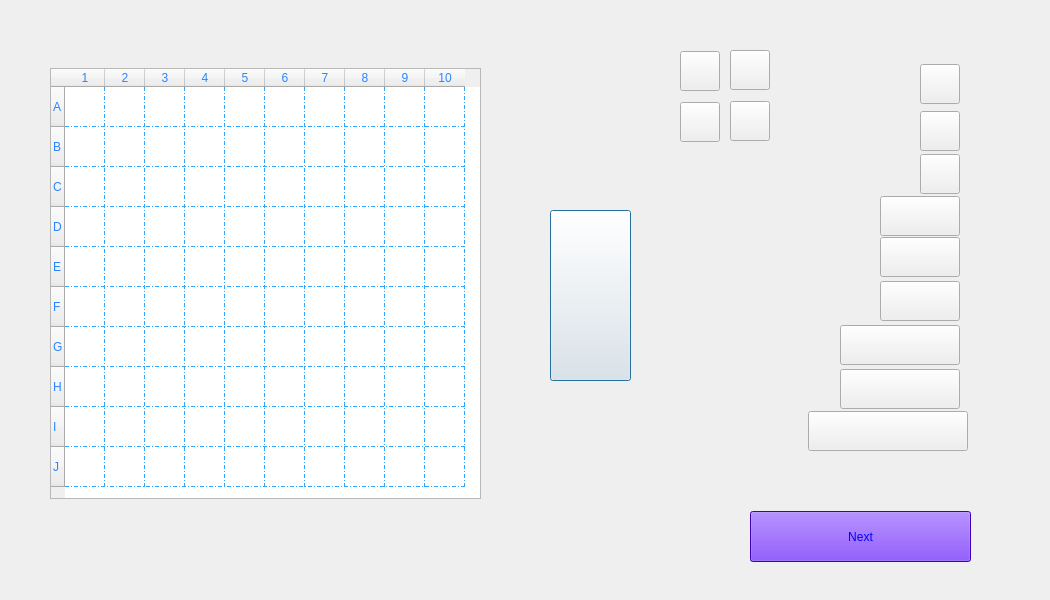
<?xml version="1.0" encoding="UTF-8"?>
<ui version="4.0">
 <class>DialogServerSetGameBoard</class>
 <widget class="QDialog" name="DialogServerSetGameBoard">
  <property name="geometry">
   <rect>
    <x>0</x>
    <y>0</y>
    <width>1050</width>
    <height>600</height>
   </rect>
  </property>
  <property name="windowTitle">
   <string>Dialog</string>
  </property>
  <property name="styleSheet">
   <string notr="true">background-image: url(:/Recommended Source Files/Recommended Source Files/Images/Back.jpg);</string>
  </property>
  <widget class="QPushButton" name="randomSetButton">
   <property name="geometry">
    <rect>
     <x>550</x>
     <y>210</y>
     <width>81</width>
     <height>171</height>
    </rect>
   </property>
   <property name="styleSheet">
    <string notr="true">background-image: url(:/Recommended Source Files/Recommended Source Files/Images/WhiteBackG.png);
image: url(:/Recommended Source Files/Recommended Source Files/Images/flesh.png);</string>
   </property>
   <property name="text">
    <string/>
   </property>
  </widget>
  <widget class="DraggableButton" name="airDefance1">
   <property name="geometry">
    <rect>
     <x>730</x>
     <y>101</y>
     <width>40</width>
     <height>40</height>
    </rect>
   </property>
   <property name="styleSheet">
    <string notr="true">image: url(:/Recommended Source Files/Recommended Source Files/Images/airDefense.png);</string>
   </property>
   <property name="text">
    <string/>
   </property>
   <property name="iconSize">
    <size>
     <width>40</width>
     <height>40</height>
    </size>
   </property>
  </widget>
  <widget class="GameBoard" name="tableWidget">
   <property name="enabled">
    <bool>true</bool>
   </property>
   <property name="geometry">
    <rect>
     <x>50</x>
     <y>68</y>
     <width>431</width>
     <height>431</height>
    </rect>
   </property>
   <property name="sizePolicy">
    <sizepolicy hsizetype="Preferred" vsizetype="Minimum">
     <horstretch>0</horstretch>
     <verstretch>0</verstretch>
    </sizepolicy>
   </property>
   <property name="minimumSize">
    <size>
     <width>381</width>
     <height>411</height>
    </size>
   </property>
   <property name="acceptDrops">
    <bool>true</bool>
   </property>
   <property name="accessibleDescription">
    <string/>
   </property>
   <property name="styleSheet">
    <string notr="true">font: 15pt &quot;BYRIL_Sea_Battle2&quot;;

color: rgb(41, 134, 255);

selection-background-color: rgb(0, 170, 255);

gridline-color: rgb(48, 165, 255);</string>
   </property>
   <property name="frameShape">
    <enum>QFrame::StyledPanel</enum>
   </property>
   <property name="lineWidth">
    <number>0</number>
   </property>
   <property name="verticalScrollBarPolicy">
    <enum>Qt::ScrollBarAlwaysOff</enum>
   </property>
   <property name="horizontalScrollBarPolicy">
    <enum>Qt::ScrollBarAlwaysOff</enum>
   </property>
   <property name="autoScroll">
    <bool>false</bool>
   </property>
   <property name="dragEnabled">
    <bool>true</bool>
   </property>
   <property name="dragDropMode">
    <enum>QAbstractItemView::DragDrop</enum>
   </property>
   <property name="defaultDropAction">
    <enum>Qt::MoveAction</enum>
   </property>
   <property name="selectionMode">
    <enum>QAbstractItemView::NoSelection</enum>
   </property>
   <property name="iconSize">
    <size>
     <width>40</width>
     <height>40</height>
    </size>
   </property>
   <property name="gridStyle">
    <enum>Qt::DashDotLine</enum>
   </property>
   <property name="cornerButtonEnabled">
    <bool>false</bool>
   </property>
   <property name="rowCount">
    <number>10</number>
   </property>
   <property name="columnCount">
    <number>10</number>
   </property>
   <attribute name="horizontalHeaderCascadingSectionResizes">
    <bool>false</bool>
   </attribute>
   <attribute name="horizontalHeaderMinimumSectionSize">
    <number>40</number>
   </attribute>
   <attribute name="horizontalHeaderDefaultSectionSize">
    <number>40</number>
   </attribute>
   <attribute name="verticalHeaderMinimumSectionSize">
    <number>40</number>
   </attribute>
   <attribute name="verticalHeaderDefaultSectionSize">
    <number>40</number>
   </attribute>
   <row>
    <property name="text">
     <string>A</string>
    </property>
    <property name="font">
     <font>
      <fontweight>Thin</fontweight>
     </font>
    </property>
   </row>
   <row>
    <property name="text">
     <string>B</string>
    </property>
   </row>
   <row>
    <property name="text">
     <string>C</string>
    </property>
   </row>
   <row>
    <property name="text">
     <string>D</string>
    </property>
   </row>
   <row>
    <property name="text">
     <string>E</string>
    </property>
   </row>
   <row>
    <property name="text">
     <string>F</string>
    </property>
   </row>
   <row>
    <property name="text">
     <string>G</string>
    </property>
   </row>
   <row>
    <property name="text">
     <string>H</string>
    </property>
   </row>
   <row>
    <property name="text">
     <string>I</string>
    </property>
   </row>
   <row>
    <property name="text">
     <string>J</string>
    </property>
   </row>
   <column/>
   <column/>
   <column/>
   <column/>
   <column/>
   <column/>
   <column/>
   <column/>
   <column/>
   <column/>
   <item row="0" column="0">
    <property name="text">
     <string/>
    </property>
   </item>
  </widget>
  <widget class="DraggableButton" name="airDefance2">
   <property name="geometry">
    <rect>
     <x>680</x>
     <y>102</y>
     <width>40</width>
     <height>40</height>
    </rect>
   </property>
   <property name="styleSheet">
    <string notr="true">image: url(:/Recommended Source Files/Recommended Source Files/Images/airDefense.png);</string>
   </property>
   <property name="text">
    <string/>
   </property>
   <property name="iconSize">
    <size>
     <width>40</width>
     <height>40</height>
    </size>
   </property>
  </widget>
  <widget class="DraggableButton" name="mine1">
   <property name="geometry">
    <rect>
     <x>730</x>
     <y>50</y>
     <width>40</width>
     <height>40</height>
    </rect>
   </property>
   <property name="styleSheet">
    <string notr="true">image: url(:/Recommended Source Files/Recommended Source Files/Images/mine2.png);</string>
   </property>
   <property name="text">
    <string/>
   </property>
   <property name="iconSize">
    <size>
     <width>40</width>
     <height>40</height>
    </size>
   </property>
  </widget>
  <widget class="DraggableButton" name="ship41">
   <property name="geometry">
    <rect>
     <x>808</x>
     <y>411</y>
     <width>160</width>
     <height>40</height>
    </rect>
   </property>
   <property name="styleSheet">
    <string notr="true">image: url(:/Recommended Source Files/Recommended Source Files/Images/ship4.PNG);
</string>
   </property>
   <property name="text">
    <string/>
   </property>
   <property name="iconSize">
    <size>
     <width>160</width>
     <height>40</height>
    </size>
   </property>
  </widget>
  <widget class="DraggableButton" name="ship31">
   <property name="geometry">
    <rect>
     <x>840</x>
     <y>325</y>
     <width>120</width>
     <height>40</height>
    </rect>
   </property>
   <property name="styleSheet">
    <string notr="true">image: url(:/Recommended Source Files/Recommended Source Files/Images/ship3.PNG);</string>
   </property>
   <property name="text">
    <string/>
   </property>
   <property name="iconSize">
    <size>
     <width>120</width>
     <height>40</height>
    </size>
   </property>
  </widget>
  <widget class="DraggableButton" name="ship12">
   <property name="geometry">
    <rect>
     <x>920</x>
     <y>111</y>
     <width>40</width>
     <height>40</height>
    </rect>
   </property>
   <property name="styleSheet">
    <string notr="true">image: url(:/Recommended Source Files/Recommended Source Files/Images/ship1.PNG);</string>
   </property>
   <property name="text">
    <string/>
   </property>
   <property name="iconSize">
    <size>
     <width>40</width>
     <height>40</height>
    </size>
   </property>
  </widget>
  <widget class="DraggableButton" name="ship22">
   <property name="geometry">
    <rect>
     <x>880</x>
     <y>237</y>
     <width>80</width>
     <height>40</height>
    </rect>
   </property>
   <property name="styleSheet">
    <string notr="true">image: url(:/Recommended Source Files/Recommended Source Files/Images/ship2.PNG);</string>
   </property>
   <property name="text">
    <string/>
   </property>
   <property name="iconSize">
    <size>
     <width>80</width>
     <height>40</height>
    </size>
   </property>
  </widget>
  <widget class="DraggableButton" name="ship21">
   <property name="geometry">
    <rect>
     <x>880</x>
     <y>196</y>
     <width>80</width>
     <height>40</height>
    </rect>
   </property>
   <property name="styleSheet">
    <string notr="true">image: url(:/Recommended Source Files/Recommended Source Files/Images/ship2.PNG);</string>
   </property>
   <property name="text">
    <string/>
   </property>
   <property name="iconSize">
    <size>
     <width>80</width>
     <height>40</height>
    </size>
   </property>
  </widget>
  <widget class="DraggableButton" name="ship32">
   <property name="geometry">
    <rect>
     <x>840</x>
     <y>369</y>
     <width>120</width>
     <height>40</height>
    </rect>
   </property>
   <property name="styleSheet">
    <string notr="true">image: url(:/Recommended Source Files/Recommended Source Files/Images/ship3.PNG);</string>
   </property>
   <property name="text">
    <string/>
   </property>
   <property name="iconSize">
    <size>
     <width>120</width>
     <height>40</height>
    </size>
   </property>
  </widget>
  <widget class="DraggableButton" name="ship11">
   <property name="geometry">
    <rect>
     <x>920</x>
     <y>154</y>
     <width>40</width>
     <height>40</height>
    </rect>
   </property>
   <property name="styleSheet">
    <string notr="true">image: url(:/Recommended Source Files/Recommended Source Files/Images/ship1.PNG);</string>
   </property>
   <property name="text">
    <string/>
   </property>
   <property name="iconSize">
    <size>
     <width>40</width>
     <height>40</height>
    </size>
   </property>
  </widget>
  <widget class="QPushButton" name="nextButton">
   <property name="geometry">
    <rect>
     <x>750</x>
     <y>511</y>
     <width>221</width>
     <height>51</height>
    </rect>
   </property>
   <property name="styleSheet">
    <string notr="true">
QPushButton{
background-image: url(:/Recommended Source Files/Recommended Source Files/Images/WhiteBackG.png);
background-color: rgb(85, 0, 255);
font: 25pt &quot;BYRIL_Sea_Battle2&quot;;
color: rgb(0, 0, 255);
}
QPushButton:hover {
 
	color: rgb(0, 85, 0);
	background-color: rgb(0, 85, 0);
}

</string>
   </property>
   <property name="text">
    <string>Next</string>
   </property>
  </widget>
  <widget class="DraggableButton" name="mine2">
   <property name="geometry">
    <rect>
     <x>680</x>
     <y>51</y>
     <width>40</width>
     <height>40</height>
    </rect>
   </property>
   <property name="styleSheet">
    <string notr="true">image: url(:/Recommended Source Files/Recommended Source Files/Images/mine2.png);</string>
   </property>
   <property name="text">
    <string/>
   </property>
   <property name="iconSize">
    <size>
     <width>40</width>
     <height>40</height>
    </size>
   </property>
  </widget>
  <widget class="DraggableButton" name="ship23">
   <property name="geometry">
    <rect>
     <x>880</x>
     <y>281</y>
     <width>80</width>
     <height>40</height>
    </rect>
   </property>
   <property name="styleSheet">
    <string notr="true">image: url(:/Recommended Source Files/Recommended Source Files/Images/ship2.PNG);</string>
   </property>
   <property name="text">
    <string/>
   </property>
   <property name="iconSize">
    <size>
     <width>80</width>
     <height>40</height>
    </size>
   </property>
  </widget>
  <widget class="DraggableButton" name="ship13">
   <property name="geometry">
    <rect>
     <x>920</x>
     <y>64</y>
     <width>40</width>
     <height>40</height>
    </rect>
   </property>
   <property name="styleSheet">
    <string notr="true">image: url(:/Recommended Source Files/Recommended Source Files/Images/ship1.PNG);
</string>
   </property>
   <property name="text">
    <string/>
   </property>
   <property name="iconSize">
    <size>
     <width>40</width>
     <height>40</height>
    </size>
   </property>
  </widget>
 </widget>
 <customwidgets>
  <customwidget>
   <class>GameBoard</class>
   <extends>QTableWidget</extends>
   <header location="global">gameboard.h</header>
  </customwidget>
  <customwidget>
   <class>DraggableButton</class>
   <extends>QPushButton</extends>
   <header>draggablebutton.h</header>
  </customwidget>
 </customwidgets>
 <resources/>
 <connections/>
</ui>
